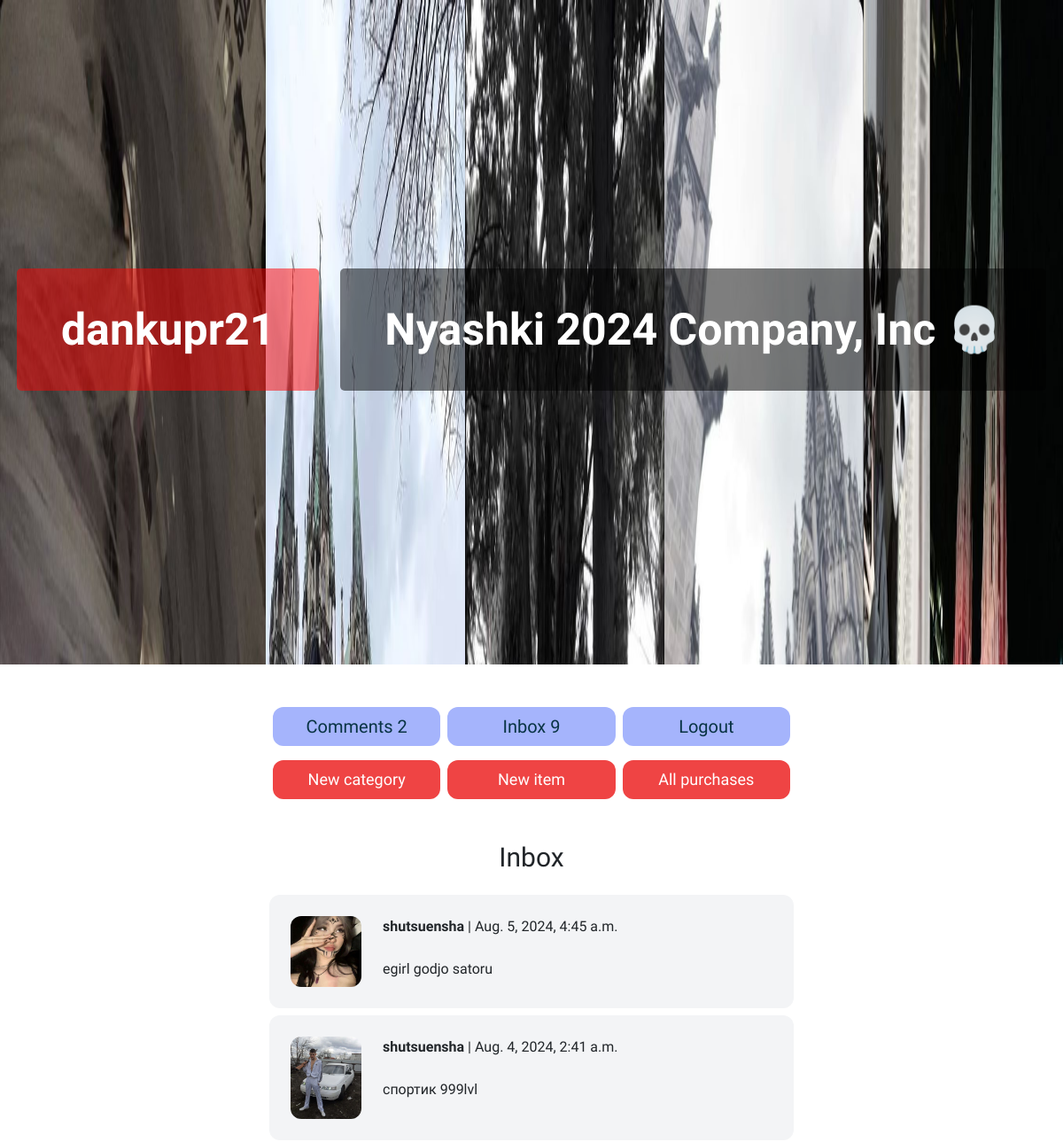
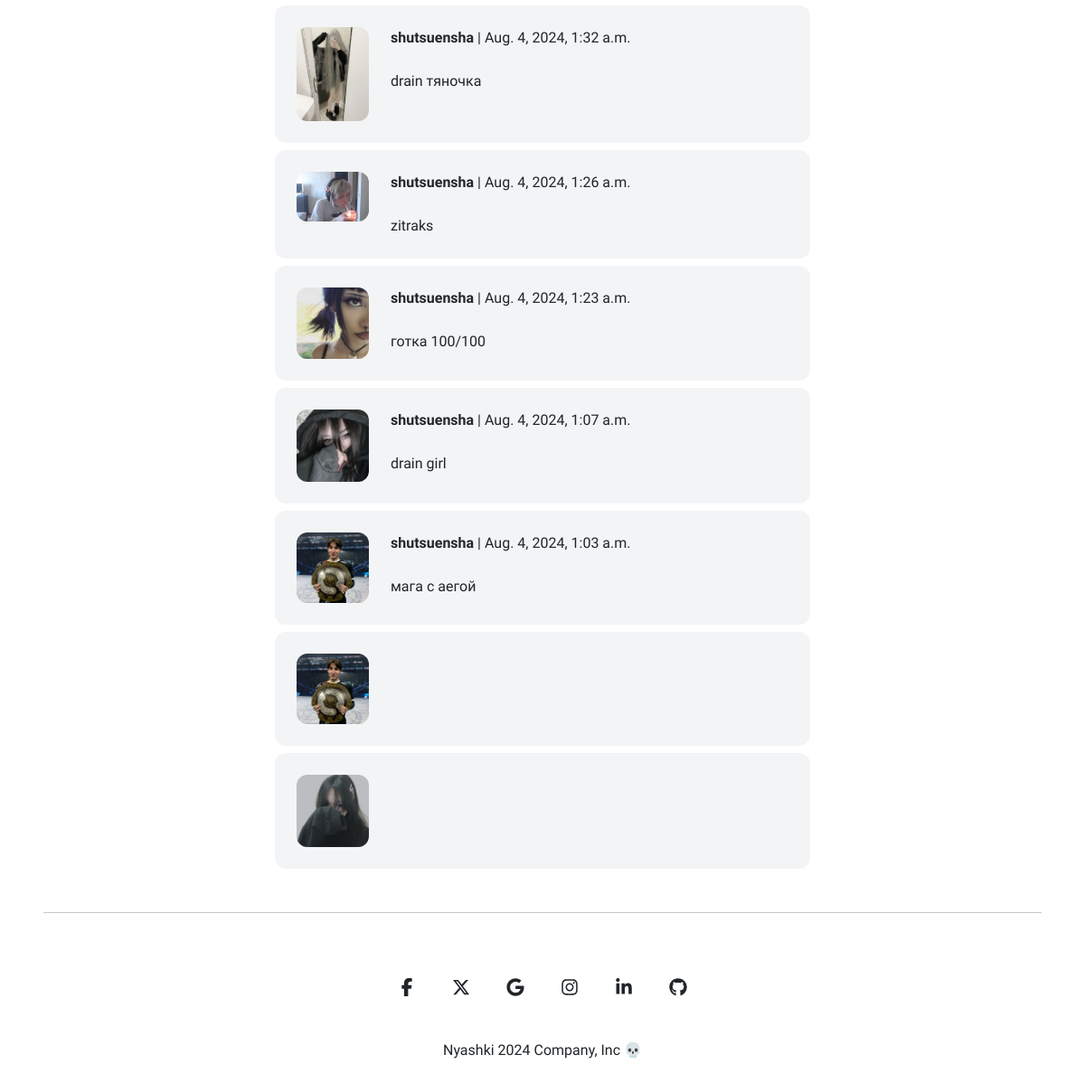
The page /inbox/ (signed in) on the database its author committed (2 pictures, top to bottom).
### item/models.py (models this page shows, shortened)
class Comment(models.Model):
    user = models.ForeignKey(User, related_name='comments', on_delete=models.CASCADE)
    description = models.TextField()
    created_at = models.DateTimeField()
    class Meta:
        ordering = ('-created_at',)

class Item(models.Model):
    category = models.ForeignKey(Category, related_name='items', on_delete=models.CASCADE)
    name = models.CharField(max_length=255)
    description = models.TextField(blank=True, null=True)
    price = models.FloatField()
    image = models.ImageField(upload_to='item_images', blank=True, null=True)
    is_sold = models.BooleanField(default=False)
    created_at = models.DateTimeField(auto_now_add=True)
    users = models.ManyToManyField(User, related_name='items', blank=True)
    gender = models.CharField(max_length=1, choices=gender_choice)
    comments = models.ManyToManyField(Comment)

### conversation/models.py (models this page shows)
class Conversation(models.Model):
    item = models.ForeignKey(Item, related_name='conversations', on_delete=models.CASCADE)
    members = models.ManyToManyField(User, related_name='conversations')
    created_at = models.DateTimeField(auto_now_add=True)
    modified_at = models.DateTimeField(auto_now=True)
    class Meta:
        ordering = ('-modified_at',)

### conversation/views.py (the view)
# urls.py: path('', views.inbox, name='inbox'),
@login_required
def inbox(request):
    conversations = Conversation.objects.filter(members__in=[request.user.id])
    return render(request, 'conversation/inbox.html', {
        'conversations': conversations,
        'asdad21213': True,
        'show_tab': False
    })

### conversation/templates/conversation/inbox.html (shortened to what this page needs)
{% extends 'core/base.html' %}
{% block content %}
<h1 class="mb-6 text-3xl mt-4 dark:text-white text-center" id="target-element">Inbox</h1>
<div class="space-y-6 md:w-1/2 mx-auto">
    {% for conversation in conversations %}
        <a href="{% url 'conversation:detail' conversation.id %}">
            <div class="p-6 flex bg-gray-100 dark:bg-zinc-500 rounded-xl mb-2 dark:text-white transition-transform duration-300 transform hover:scale-125">
                <div class="pr-6">
                    <img src="{{ conversation.item.image.url }}" class="w-20 rounded-xl">
                </div>
                <div>
                    {% for member in conversation.members.all %}
                        {% if member != request.user %}
                            <p class="mb-4"><strong>{{ member.username }}</strong> | {{ conversation.modified_at }}</p>
                            <p>{{ conversation.item.name }}</p>
                        {% endif %}
                    {% endfor %}
                </div>
            </div>
        </a>
    {% endfor %}
</div>
{% endblock %}

### core/templates/core/base.html (shortened to what this page needs)
{% load static %}
<!doctype html>
<html>
    <head>
        <script src="https://cdn.tailwindcss.com"></script>
        <link href="https://cdn.jsdelivr.net/npm/bootstrap@5.3.3/dist/css/bootstrap.min.css" rel="stylesheet">
    </head>
    <body class="dark:bg-zinc-700" id="target-element">
        <header class="text-center parallax-header" id="sign_header" style="cursor: pointer;">
          <div class="text-container">
            {% if request.user.is_authenticated %}
            <strong id="username" class="md:text-3xl text-3xl font-bold">{{request.user.username}}</strong>
            {% endif %}
            <a href="/" id="nyashki" class="md:text-3xl text-3xl font-bold">Nyashki 2024 Company, Inc 💀</a>
          </div>
      </header>
        {% if request.user.is_authenticated %}
        <div class="grid grid-cols-3 gap-2 mt-2 px-2 md:w-1/2 md:mx-auto mb-3 mt-5 transition-transform duration-300 transform hover:scale-105" id="{{zxc12qwiehjqwaiode}}">
          <a href="{% url 'item:all_comments' %}" class="block text-center px-2 py-2 text-lg md:text-xl  bg-indigo-300 text-cyan-950 hover:text-white rounded-xl hover:bg-indigo-400" style="position:relative;">Comments {{ request.user.comments.all | length }}</a>
          <a href="{% url 'conversation:inbox' %}" class="block text-center px-2 py-2 text-lg md:text-xl bg-indigo-300 text-cyan-950 hover:text-white rounded-xl hover:bg-indigo-400">Inbox {{ request.user.conversations.all | length }}</a>
          <a href="{% url 'core:logout' %}" class="block text-center px-2 py-2 text-lg md:text-xl bg-indigo-300 text-cyan-950 hover:text-white rounded-xl hover:bg-indigo-400">Logout</a>
          </div>
        {% endif %}
        {% if request.user.is_superuser %}
        <div class="grid grid-cols-3 gap-2 mt-2 px-2 md:mx-auto md:w-1/2 transition-transform duration-300 transform hover:scale-105">
          <a href="{% url 'item:new_category' %}" class="px-2 py-2 text-lg  bg-red-500 text-white text-center rounded-xl hover:bg-red-700">New category</a>
          <a href="{% url 'item:new_item' %}" class="px-2 py-2 text-lg  bg-red-500 text-white text-center rounded-xl hover:bg-red-700">New item</a>
          <a href="{% url 'item:all_purchases' %}" class="px-2 py-2 text-lg  bg-red-500 text-white text-center rounded-xl hover:bg-red-700">All purchases</a>
        </div>
        {%endif%}
        <div class="xcvxckjvl123 px-2 mt-5">
            {% block content %}
            {% endblock %}
        </div>
        <hr class="dark:text-white m-5">
        <footer
        class="flex flex-col items-center text-center text-surface dark:bg-zinc-700 dark:text-white">
        <div class="container mt-2">
          <div class="mb-2 flex justify-center space-x-2">
            <a
              href="#!"
              type="button"
              class="rounded-full bg-transparent p-3 font-medium uppercase leading-normal text-surface transition duration-150 ease-in-out hover:bg-neutral-100 focus:outline-none focus:ring-0 dark:text-white dark:hover:bg-secondary-900"
              data-twe-ripple-init>
              <span class="[&>svg]:h-5 [&>svg]:w-5">
              </span>
            </a>
            <a
              href="#!"
              type="button"
              class="rounded-full bg-transparent p-3 font-medium uppercase leading-normal text-surface transition duration-150 ease-in-out hover:bg-neutral-100 focus:outline-none focus:ring-0 dark:text-white dark:hover:bg-secondary-900"
              data-twe-ripple-init>
              <span class="mx-auto [&>svg]:h-5 [&>svg]:w-5">
              </span>
            </a>
            <a
              href="#!"
              type="button"
              class="rounded-full bg-transparent p-3 font-medium uppercase leading-normal text-surface transition duration-150 ease-in-out hover:bg-neutral-100 focus:outline-none focus:ring-0 dark:text-white dark:hover:bg-secondary-900"
              data-twe-ripple-init>
              <span class="mx-auto [&>svg]:h-5 [&>svg]:w-5">
              </span>
            </a>
            <a
              href="#!"
              type="button"
              class="rounded-full bg-transparent p-3 font-medium uppercase leading-normal text-surface transition duration-150 ease-in-out hover:bg-neutral-100 focus:outline-none focus:ring-0 dark:text-white dark:hover:bg-secondary-900"
              data-twe-ripple-init>
              <span class="mx-auto [&>svg]:h-5 [&>svg]:w-5">
              </span>
            </a>
            <a
              href="#!"
              type="button"
              class="rounded-full bg-transparent p-3 font-medium uppercase leading-normal text-surface transition duration-150 ease-in-out hover:bg-neutral-100 focus:outline-none focus:ring-0 dark:text-white dark:hover:bg-secondary-900"
              data-twe-ripple-init>
              <span class="mx-auto [&>svg]:h-5 [&>svg]:w-5">
              </span>
            </a>
            <a
              href="#!"
              type="button"
              class="rounded-full bg-transparent p-3 font-medium uppercase leading-normal text-surface transition duration-150 ease-in-out hover:bg-neutral-100 focus:outline-none focus:ring-0 dark:text-white dark:hover:bg-secondary-900"
              data-twe-ripple-init>
              <span class="mx-auto [&>svg]:h-5 [&>svg]:w-5">
              </span>
            </a>
          </div>
        </div>
        <div class="w-full p-4 text-center">
          <a href="#">Nyashki 2024 Company, Inc 💀</a>
        </div>
        </footer>
    </body>
</html>

### rows shown on the page
Conversation: item.image (picture), modified_at "Aug. 5, 2024, 4:45 a.m.", item.name "egirl godjo satoru"
Conversation: item.image (picture), modified_at "Aug. 4, 2024, 2:41 a.m.", item.name "спортик 999lvl"
Conversation: item.image (picture), modified_at "Aug. 4, 2024, 1:32 a.m.", item.name "drain тяночка"
Conversation: item.image (picture), modified_at "Aug. 4, 2024, 1:26 a.m.", item.name "zitraks"
Conversation: item.image (picture), modified_at "Aug. 4, 2024, 1:23 a.m.", item.name "готка 100/100"
Conversation: item.image (picture), modified_at "Aug. 4, 2024, 1:07 a.m.", item.name "drain girl"
Conversation: item.image (picture), modified_at "Aug. 4, 2024, 1:03 a.m.", item.name "мага с аегой"
Conversation: item.image (picture)
Conversation: item.image (picture)

### other values the page prints
{{ request.user.username }} "dankupr21"
{{ request.user.comments.all | length }} "2"
{{ request.user.conversations.all | length }} "9"
{{ member.username }} "shutsuensha"
